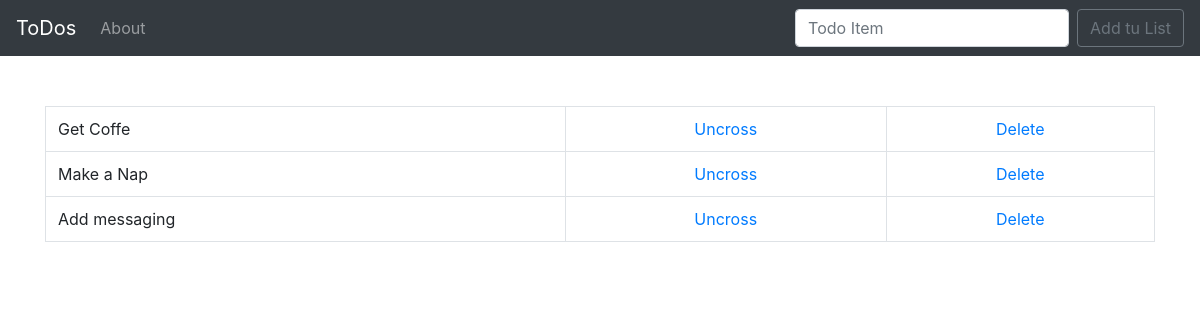
The app's page /, older data.
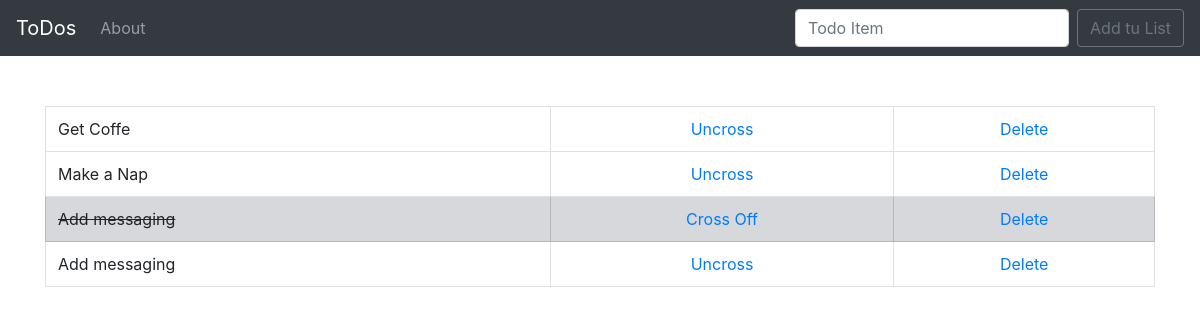
The same page, newer data.
### todo_list/models.py (models this page shows, shortened)
class List(models.Model):
    item = models.CharField(max_length=200)
    completed = models.BooleanField(default=False)

### todo_list/views.py (the view)
# urls.py: 2. Add a URL to urlpatterns:  path('', views.home, name='home')
def home(request):
    if request.method == 'POST':
        form = ListForm(request.POST or None)
        if form.is_valid():
            form.save()
            messages.success(request, 'Item Addet!')
            all_items = List.objects.all
            return render(request, 'home.html', {'all_items': all_items})
        else:
            all_items = List.objects.all
            return render(request, 'home.html', {'all_items': all_items})
    else:
        all_items = List.objects.all
        return render(request, 'home.html', {'all_items': all_items})

### todo_list/templates/home.html (shortened to what this page needs)
{% extends 'base.html' %}
{% block content %}
    {% if all_items %}
<table class="table table-bordered">
    {%  for things in all_items %}
        {% if things.completed %}
           <tr class="table-secondary">
               <td class="striker">{{ things.item }}</td>
               <td><center><a href="{% url 'uncross' things.id %}">Cross Off</a> </center></td>
               <td><center><a href="{% url 'delete' things.id %}">Delete</a></center></td>
           </tr>
        {% else %}
            <tr>
               <td>{{ things.item }}</td>
               <td><center><a href="{% url 'cross_off' things.id %}">Uncross</a> </center></td>
               <td><center><a href="{% url 'delete' things.id %}">Delete</a></center></td>
           </tr>
        {% endif %}
    {% endfor %}
 </table>
    {% else %}
        <div class="container">
            <h1>Nothing to do</h1>
        </div>
    {% endif %}
{% endblock %}

Row changes from the older to the newer data that the page shows:
changed List (number 3 of 4 on the later page): completed "Uncross" → "Cross Off"
added List: item "Add messaging"
